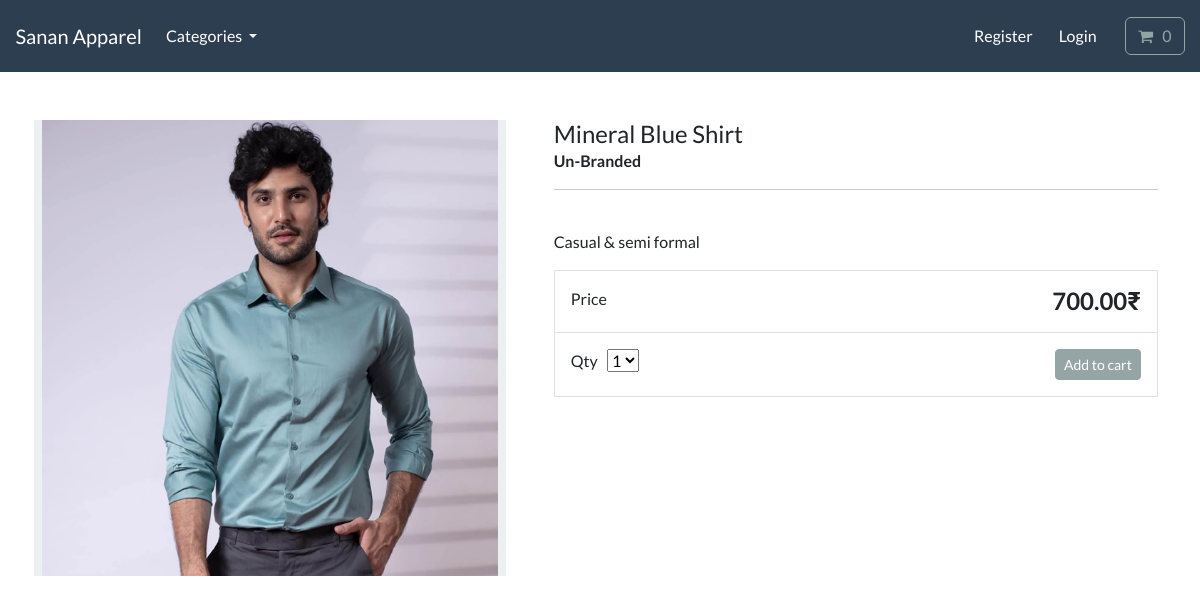
The app's page /product/mineral-blue-shirt/ with its own data.
### store/models.py (models this page shows, shortened)
class Product(models.Model):
    category = models.ForeignKey(Category, related_name='product', on_delete=models.CASCADE, null=True)
    title = models.CharField(max_length=250)
    brand = models.CharField(max_length=250, default='Un-Branded')
    description = models.TextField(blank=True)
    slug = models.SlugField(max_length=255)
    price = models.DecimalField(max_digits=10, decimal_places=2)
    image = models.ImageField(upload_to='images/')
    class Meta:
        verbose_name_plural = 'Products'

### store/views.py (the view)
# urls.py: path('product/<slug:product_slug>/', views.product_info, name='product_info'),
def product_info(request, product_slug):
    product = get_object_or_404(Product, slug=product_slug)
    context = {'product':product}
    return render(request, 'store/product_info.html', context=context)

### cart/cart.py (called while the page is built)
    def __len__(self):
        return sum(item['qty'] for item in self.cart.values())

### cart/context_processors.py (called while the page is built)
def cart(request):
    return {'cart':Cart(request)}

### store/models.py (called while the page is built)
    def get_absolute_url(self):
        return reverse("list_category", args=[self.slug])

### store/views.py (called while the page is built)
def categories(request):
    all_categories = Category.objects.all()
    return {'all_categories':all_categories}

### store/templates/store/product_info.html (shortened to what this page needs)
{% extends "./base.html" %}
{% load static %}
{% block content %}
<div class="container">
    <main class="pt-5">
        <div class="row g-3">
            <div class="col-md-5 col-lg-5 order-md-first bg-light">
                <img class="img-fluid mx-auto d-block" alt="Responsive image" src="{{product.image.url}}">
            </div>
            <div class="col-md-7 col-lg-7 ps-md-3 ps-lg-5">
                <h1 class="mb-0 h4"> {{product.title}} </h1>
                <strong> {{product.brand}} </strong>
                <hr>
                <br>
                <p> {{product.description}} </p>
                <div class="border">
                    <div class="col border-bottom">
                        <div class="row p-3">
                            <div class="col-6"> Price </div>
                            <div class="col-6 text-end"><span class="h4 fw-bold"> {{product.price}}₹ </span></div>
                        </div>
                    </div>
                    <div class="col">
                        <div class="row p-3">
                            <div class="col-6">
                                <label for="select">Qty</label>
                                <select id="select">
                                    <option value="1">1</option>
                                </select>
                            </div>
                            <div class="col-6 text-end">
                                <button type="button" id="add-button" value="{{product.id}}" class="btn btn-secondary btn-sm">
                                Add to cart
                                </button>
                            </div>
                        </div>
                    </div>
                </div>
            </div>
        </div>
    </main>
    <br>
</div>
{% endblock %}

### records on screen
Product: image (picture), title "Mineral Blue Shirt", brand "Un-Branded", description "Casual & semi formal", price "700.00"
